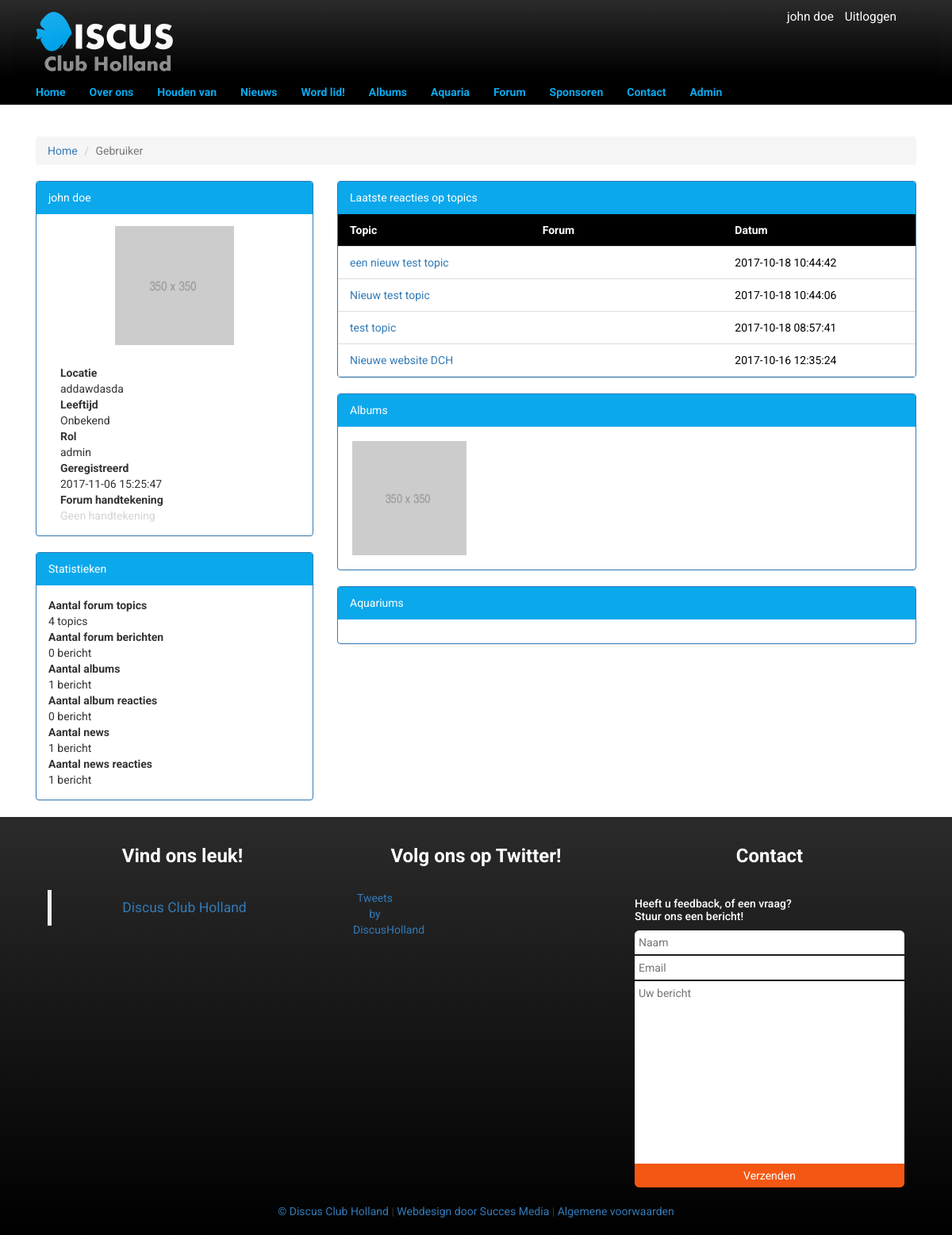
The app's page /pages/user/index.php (signed in) with its own data.
### tables this page shows
CREATE TABLE IF NOT EXISTS `topic` (
  `id` INT NOT NULL AUTO_INCREMENT,
  `sub_category_id` INT NOT NULL,
  `title` VARCHAR(100) NOT NULL,
  `user_id` INT NOT NULL,
  `content` TEXT NOT NULL,
  `created_at` TIMESTAMP NULL DEFAULT NULL,
  `state_id` INT NOT NULL DEFAULT 1,
  `last_changed` TIMESTAMP NOT NULL DEFAULT CURRENT_TIMESTAMP ON UPDATE CURRENT_TIMESTAMP,
  `deleted_at` TIMESTAMP NULL,
  PRIMARY KEY (`id`),
  INDEX `fk_topics_sub_categorieen1_idx` (`sub_category_id` ASC),
  INDEX `fk_topics_user1_idx` (`user_id` ASC),
  INDEX `fk_topics_state1_idx` (`state_id` ASC),
  CONSTRAINT `fk_topics_sub_categorieen1`
    FOREIGN KEY (`sub_category_id`)
    REFERENCES `sub_category` (`id`)
    ON DELETE NO ACTION
    ON UPDATE NO ACTION,
  CONSTRAINT `fk_topics_user1`
    FOREIGN KEY (`user_id`)
    REFERENCES `user` (`id`)
    ON DELETE NO ACTION
    ON UPDATE NO ACTION,
  CONSTRAINT `fk_topics_state1`
    FOREIGN KEY (`state_id`)
    REFERENCES `state` (`id`)
    ON DELETE NO ACTION
    ON UPDATE NO ACTION);

CREATE TABLE IF NOT EXISTS `image` (
  `id` INT NOT NULL AUTO_INCREMENT,
  `path` TEXT NOT NULL,
  `album_id` INT NULL,
  `aquarium_id` INT NULL,
  PRIMARY KEY (`id`),
  INDEX `fk_image_album1_idx` (`album_id` ASC),
  INDEX `fk_image_aquarium1_idx` (`aquarium_id` ASC),
  CONSTRAINT `fk_image_album1`
    FOREIGN KEY (`album_id`)
    REFERENCES `album` (`id`)
    ON DELETE NO ACTION
    ON UPDATE NO ACTION,
  CONSTRAINT `fk_image_aquarium1`
    FOREIGN KEY (`aquarium_id`)
    REFERENCES `aquarium` (`id`)
    ON DELETE NO ACTION
    ON UPDATE NO ACTION);

### pages/user/index.php (the view, shortened to what this page needs)
<?php $levels = ["gebruiker", "lid"];
require_once("../../includes/tools/security.php"); ?>
<?php
if (isset($_GET["id"])) {
    require_once("../../includes/tools/const.php");
    $sth = $dbc->prepare($USER_SELECT . " WHERE u.id = :id");
    $sth->execute([":id" => $_GET["id"]]);
    $user_data = $sth->fetch(PDO::FETCH_OBJ);
} else {
    $user_data = $_SESSION["user"];
}
?>
    <!DOCTYPE html>
    <html lang="en">
    <head>
        <link rel="stylesheet" href="/css/style.css">
        <link rel="stylesheet" href="/css/gebruiker.css">
        <link rel="stylesheet" href="https://maxcdn.bootstrapcdn.com/bootstrap/3.3.7/css/bootstrap.min.css">
    </head>
    <body>
        <?php require_once("../../includes/components/nav.php"); ?>
        <br><br>
        <div class="container main">
            <div class="col-md-12">
                <ol class="breadcrumb">
                    <li><a href="/">Home</a></li>
                    <li class="active">Gebruiker</li>
                </ol>
            </div>
            <br>
            <div class="col-md-4">
                    <div class="panel panel-primary border-color-blues">
                        <div class="panel-heading border-color-blue"><?php echo $user_data->first_name.' '.$user_data->last_name; ?></div>
                        <div class="panel-body text-left">
                            <div class="text-center">
                                <div style="background-image:url('/images<?php echo isset($user_data->profile_img) ? $user_data->profile_img : " "; ?>')"; class="img profile_img"></div>
                            </div>
                            <div class="col-md-12">
                                <strong>Locatie</strong><br>
                                <?php if($user_data->city != "") : ?>
                                    <?php echo $user_data->city; ?>
                                <?php else: ?>
                                    <span style="color: lightgray;">Geen locatie bekend</span>
                                <?php endif; ?><br>
                                <strong>Leeftijd</strong><br>
                                <?php $leeftijd = date_diff(date_create(date('Y-m-d')), date_create($user_data->birthdate))->format('%y');  ?>
                                <?php echo isset($user_data->birthdate) ? $leeftijd : "Onbekend"; ?><br>
                                <strong>Rol</strong> <br>
                                <?php echo isset($user_data->role_name) ? $user_data->role_name : "Onbekend"; ?><br>
                                <strong>Geregistreerd</strong><br>
                                <?php echo isset($user_data->created_at) ? $user_data->created_at : "Onbekend"; ?><br>
                                <strong>Forum handtekening</strong><br>
                                <?php if($user_data->signature != "") : ?>
                                    <?php echo $user_data->signature; ?>
                                <?php else: ?>
                                    <span style="color: lightgray;">Geen handtekening</span>
                                <?php endif; ?><br>
                            </div>
                        </div>
                    </div>
                    <div class="panel panel-primary border-color-blues">
                        <div class="panel-heading border-color-blue">Statistieken</div>
                        <div class="panel-body text-left">
                            <?php
                                $topicSql = "SELECT COUNT(id) AS t FROM topic WHERE user_id = ?";
                                $topicResult = $dbc->prepare($topicSql);
                                $topicResult->bindParam(1, $user_data->id);
                                $topicResult->execute();
                                $x_topic = $topicResult->fetch(PDO::FETCH_OBJ);
                                $replySql = "SELECT COUNT(id) AS r FROM reply WHERE user_id = ?";
                                $replyResult = $dbc->prepare($replySql);
                                $replyResult->bindParam(1, $user_data->id);
                                $replyResult->execute();
                                $x_reply = $replyResult->fetch(PDO::FETCH_OBJ);
                                $albumSql = "SELECT COUNT(id) AS a FROM album WHERE user_id = ?";
                                $albumResult = $dbc->prepare($albumSql);
                                $albumResult->bindParam(1, $user_data->id);
                                $albumResult->execute();
                                $x_album = $albumResult->fetch(PDO::FETCH_OBJ);
                                $albumreplySql = "SELECT COUNT(id) AS ar FROM album_reply WHERE user_id = ?";
                                $albumreplyResult = $dbc->prepare($albumreplySql);
                                $albumreplyResult->bindParam(1, $user_data->id);
                                $albumreplyResult->execute();
                                $x_albumreply = $albumreplyResult->fetch(PDO::FETCH_OBJ);
                                $newsSql = "SELECT COUNT(id) AS n FROM news WHERE id = ?";
                                $newsResult = $dbc->prepare($newsSql);
                                $newsResult->bindParam(1, $user_data->id);
                                $newsResult->execute();
                                $x_news = $newsResult->fetch(PDO::FETCH_OBJ);
                                $newsreplySql = "SELECT COUNT(id) AS nr FROM news_reply WHERE id = ?";
                                $newsreplyResult = $dbc->prepare($newsreplySql);
                                $newsreplyResult->bindParam(1, $user_data->id);
                                $newsreplyResult->execute();
                                $x_newsreply = $newsreplyResult->fetch(PDO::FETCH_OBJ);
                                if ($x_topic->t > 1) {
                                    $x_topic->t = $x_topic->t.' topics';
                                } else {
                                    $x_topic->t = $x_topic->t.' topic';
                                }
                                if ($x_reply->r > 1) {
                                    $x_reply->r = $x_reply->r.' berichten';
                                } else {
                                    $x_reply->r = $x_reply->r.' bericht';
                                }
                                if ($x_album->a > 1) {
                                    $x_album->a = $x_album->a.' berichten';
                                } else {
                                    $x_album->a = $x_album->a.' bericht';
                                }
                                if ($x_albumreply->ar > 1) {
                                    $x_albumreply->ar = $x_albumreply->ar.' berichten';
                                } else {
                                    $x_albumreply->ar = $x_albumreply->ar.' bericht';
                                }
                                if ($x_news->n > 1) {
                                    $x_news->n = $x_news->n.' berichten';
                                } else {
                                    $x_news->n = $x_news->n.' bericht';
                                }
                                if ($x_newsreply->nr > 1) {
                                    $x_newsreply->nr = $x_newsreply->nr.' berichten';
                                } else {
                                    $x_newsreply->nr = $x_newsreply->nr.' bericht';
                                }
                                ?>
                                <strong>Aantal forum topics</strong><br>
                                <?php if ($x_topic->t == 0) {
                                    echo 'Geen topics';
                                } else {
                                    echo $x_topic->t;
                                } ?><br>
                                <strong>Aantal forum berichten</strong><br>
                                <?php if ($x_reply->r == 0) {
                                    echo 'Geen berichten';
                                } else {
                                    echo $x_reply->r;
                                } ?><br>
                                <strong>Aantal albums </strong><br>
                                <?php if ($x_album->a == 0) {
                                    echo 'Geen berichten';
                                } else {
                                    echo $x_album->a;
                                } ?><br>
                                <strong>Aantal album reacties</strong><br>
                                <?php if ($x_albumreply->ar == 0) {
                                    echo 'Geen berichten';
                                } else {
                                    echo $x_albumreply->ar;
                                } ?><br>
                                <strong>Aantal news </strong><br>
                                <?php if ($x_news->n == 0) {
                                    echo 'Geen berichten';
                                } else {
                                    echo $x_news->n;
                                } ?><br>
                                <strong>Aantal news reacties</strong><br>
                                <?php if ($x_newsreply->nr == 0) {
                                    echo 'Geen berichten';
                                } else {
                                    echo $x_newsreply->nr;
                                } ?><br>
                        </div>
                    </div>
            </div>
            <div class="col-md-8">
                    <div class="panel panel-primary border-color-blues">
                        <div class="panel-heading border-color-blue">Laatste reacties op topics</div>
                        <div class="panel-body text-right paddingNone">
                            <table>
                                <tr class="border-color-black">
                                    <th class="col-md-4 col-xs-4">Topic</th>
                                    <th class="col-md-4 col-xs-4">Forum</th>
                                    <th class="col-md-4 col-xs-4">Datum</th>
                                    <?php
                                        $sql = "SELECT *, topic.id AS topic_id, sub_category.id AS sub_category_id, reply.created_at AS reply_created_at, topic.created_at as topic_created_at FROM topic LEFT JOIN sub_category ON topic.sub_category_id = sub_category.id LEFT JOIN reply ON topic.id = reply.topic_id WHERE reply.user_id = :id OR topic.user_id = :id ORDER BY reply_created_at DESC, topic_created_at DESC LIMIT 10";
                                        $result = $dbc->prepare($sql);
                                        $result->bindParam(":id", $user_data->id);
                                        $result->execute();
                                        $topics = $result->fetchAll(PDO::FETCH_OBJ);
                                    ?>
                                    <?php foreach($topics as $info) : ?>
                                        <tr>
                                            <td class="col-md-4 col-xs-4"><a href="/forum/post/<?php echo $info->topic_id; ?>"><?php echo $info->title; ?></a></td>
                                            <td class="col-md-4 col-xs-4"><a href="/forum/topic/<?php echo $info->sub_category_id; ?>"><?php echo $info->name; ?></a></td>
                                            <td class="col-md-4 col-xs-4">
                                                <?php echo isset($info->reply_created_at) ? $info->reply_created_at : $info->topic_created_at; ?>
                                            </td>
                                        </tr>
                                <?php endforeach; ?>
                            </table>
                        </div>
                    </div>
                    <div class="panel panel-primary border-color-blues">
                        <div class="panel-heading border-color-blue">Albums</div>
                        <div class="panel-body">
                            <?php
                    $albumSql = "SELECT *, album.id AS album_id FROM album JOIN image ON album.id = image.album_id WHERE album.user_id = ? ORDER BY created_at LIMIT 8";
                    $albumResult = $dbc->prepare($albumSql);
                    $albumResult->bindParam(1, $user_data->id);
                    $albumResult->execute();
                    $albums = $albumResult->fetchAll(PDO::FETCH_ASSOC);
                    ?>
                            <?php foreach($albums as $album): ?>
                                <a href="/album/<?php echo $album['album_id']; ?>"><img src="/images<?php echo $album['path']; ?>" alt="<?php echo $album['title']; ?>" class="img padding"></a>
                            <?php endforeach; ?>
                        </div>
                    </div>
                    <div class="panel panel-primary border-color-blues">
                        <div class="panel-heading border-color-blue">Aquariums</div>
                        <div class="panel-body">
                        </div>
                    </div>
            </div>
            <div class="col-md-12"></div>
        </div>
        <div class="col-md-8">
        </div>
        <footer>
            <?php require_once("../../includes/components/footer.php") ; ?>
        </footer>
    </body>
    </html>

### css/style.css (style rules this page uses)
* { font-family: 'Roboto', sans-serif; }
body { margin: 0; padding: 0; overflow-x: hidden; }
.main { min-height: 50vh; }
img { max-width: 100%; height: auto; }
.border-color-blue { background-color: #0ba8ec !important; border-color: #0ba8ec !important; }
.border-color-black { background-color: #000 !important; color: white !important; }
.img { position: relative; float: left; width: 150px; height: 150px; background-position: 50% 50%; background-repeat: no-repeat; background-size: cover; background-position: center; margin: 5px; }
.padding { padding: 3px; }
.profile_img { margin-bottom: 25px !important; }

### css/gebruiker.css (style rules this page uses)
table { font-family: arial, sans-serif; border-collapse: collapse; width: 100%; }
th { background: black; color: white !important; }
td, th { border-bottom: 1px solid #dddddd; text-align: left; color: black; padding: 10px 15px !important; }
.paddingNone { padding: 0 !important; }
.img { position: relative; float: none !important; width: 150px; height: 150px; background-position: 50% 50%; background-repeat: no-repeat; background-size: cover; background-position: center; margin: 0 auto; }

### records on screen
topic: title "een nieuw test topic", created_at "2017-10-18 10:44:42"
topic: title "Nieuw test topic", created_at "2017-10-18 10:44:06"
topic: title "test topic", created_at "2017-10-18 08:57:41"
topic: title "Nieuwe website DCH", created_at "2017-10-16 12:35:24"
image: path (placeholder picture)

### other values on screen
$name "john doe"
$user_data->first_name "john"
$user_data->last_name "doe"
$user_data->city "addawdasda"
$user_data->role_name "admin"
$user_data->created_at "2017-11-06 15:25:47"
$x_topic->t "4 topics"
$x_reply->r "0 bericht"
$x_album->a "1 bericht"
$x_albumreply->ar "0 bericht"
$x_news->n "1 bericht"
$x_newsreply->nr "1 bericht"
